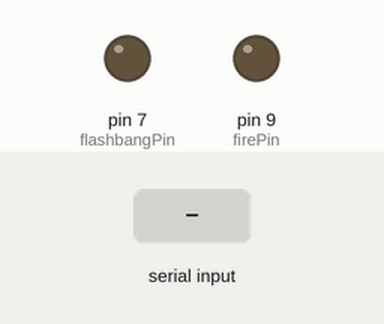
Recording of a sketch running on a simulated Arduino Uno, built with avr-gcc and run on an emulated ATmega328P. Parts: output pins drawn as LEDs (lit = HIGH). Inputs (shaded band) come from the test bench.

Above: at 1.2 s.
1.3 s: "F" received over Serial
At 2.6 s:
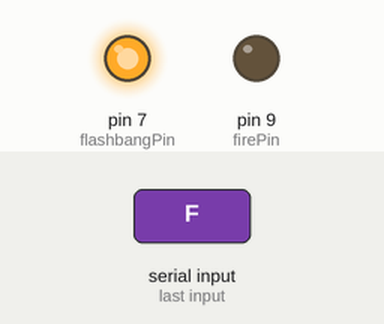
4.3 s: "R" received over Serial
At 4.42 s:
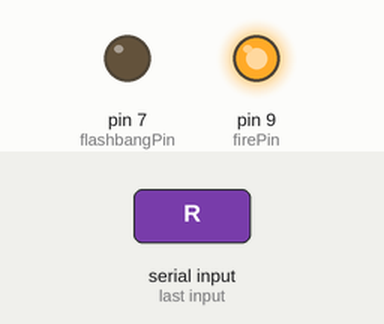
Timing chart, 0 to 7.3 s (numbered marks = the images above; inputs shaded):
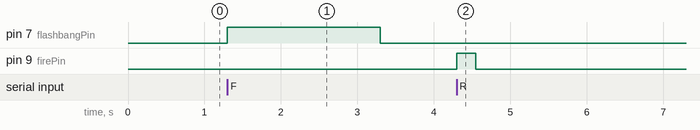

Measured:
- after the input at 1.3 s, pin 7 (flashbangPin): LOW → HIGH at once, → LOW 2.0 s later
- after the input at 4.3 s, pin 9 (firePin): LOW → HIGH at once, → LOW 0.25 s later

The sketch:

sketch_mar15a.ino
```cpp
// Define pin numbers or any hardware you want to control here
int flashbangPin = 7;  // Example pin for flashbang (can change to suit your setup)
int firePin = 9;       // Example pin for fire (can change to suit your setup)

void setup() {
  Serial.begin(9600);        // Initialize serial communication
  pinMode(flashbangPin, OUTPUT); // Set the flashbang pin as output
  pinMode(firePin, OUTPUT);      // Set the fire pin as output
}

void loop() {
  if (Serial.available() > 0) { // Check if data is available to read
    char command = Serial.read(); // Read the incoming byte

    // Call the appropriate function based on the command
    if (command == 'F') { // Flashbang command
      flashbang();
    }
    else if (command == 'R') { // Fire command
      fire();
    }
  }
}

// Flashbang function (currently empty)
void flashbang() {
  // Implement the behavior for flashbang here
  // Example: Turn on the flashbang (e.g., blink an LED)
  digitalWrite(flashbangPin, HIGH);
  delay(2000); // Wait for 1 second
  digitalWrite(flashbangPin, LOW);
}

// Fire function (currently empty)
void fire() {
  digitalWrite(firePin, HIGH);
  delay(250); // Wait for 1 second
  digitalWrite(firePin, LOW);

}
```
